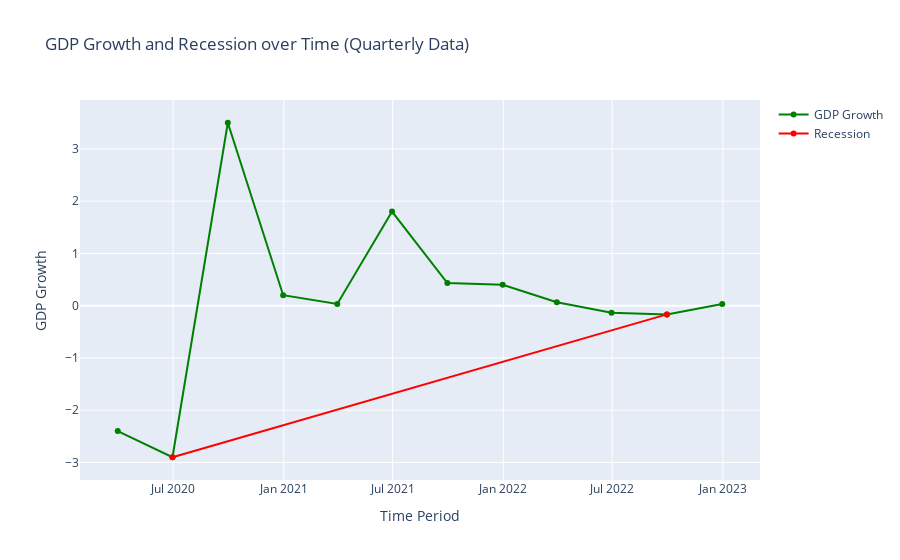

Notebook code for this chart:
### Code cell
# Plot the GDP growth and recession data
fig = go.Figure()
fig.add_trace(go.Scatter(x=quarterly_data.index, 
                         y=quarterly_data['GDP Growth'], 
                         name='GDP Growth', 
                         line=dict(color='green', width=2)))
fig.add_trace(go.Scatter(x=quarterly_data[quarterly_data['Recession']].index, 
                         y=quarterly_data[quarterly_data['Recession']]['GDP Growth'], 
                         name='Recession', line=dict(color='red', width=2)))

fig.update_layout(title='GDP Growth and Recession over Time (Quarterly Data)',
                  xaxis_title='Time Period',
                  yaxis_title='GDP Growth')

fig.show()

### Figure 1 — Plotly figure (JSON) as saved in the notebook; plotly's stock layout.template omitted (floating-point values rounded to 4 significant figures)
{"data": [{"line": {"color": "green", "width": 2}, "name": "GDP Growth", "type": "scatter", "x": ["2020-03-31T00:00:00", "2020-06-30T00:00:00", "2020-09-30T00:00:00", "2020-12-31T00:00:00", "2021-03-31T00:00:00", "2021-06-30T00:00:00", "2021-09-30T00:00:00", "2021-12-31T00:00:00", "2022-03-31T00:00:00", "2022-06-30T00:00:00", "2022-09-30T00:00:00", "2022-12-31T00:00:00"], "y": [-2.4, -2.9, 3.5, 0.2, 0.03333, 1.8, 0.4333, 0.4, 0.06667, -0.1333, -0.1667, 0.03333]}, {"line": {"color": "red", "width": 2}, "name": "Recession", "type": "scatter", "x": ["2020-06-30T00:00:00", "2022-09-30T00:00:00"], "y": [-2.9, -0.1667]}], "layout": {"title": {"text": "GDP Growth and Recession over Time (Quarterly Data)"}, "xaxis": {"title": {"text": "Time Period"}}, "yaxis": {"title": {"text": "GDP Growth"}}}}
